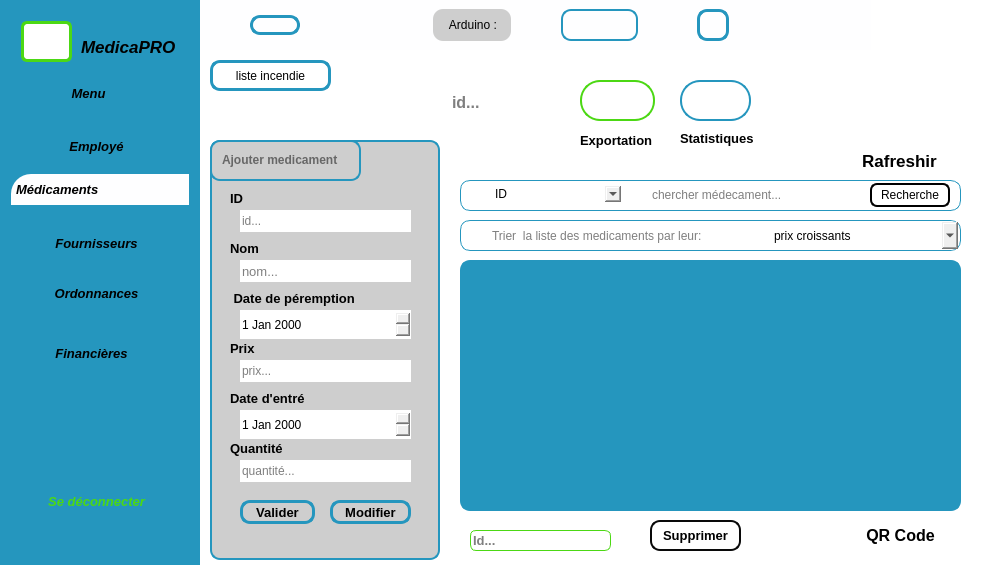
<?xml version="1.0" encoding="UTF-8"?>
<ui version="4.0">
 <class>medicament_UI</class>
 <widget class="QDialog" name="medicament_UI">
  <property name="geometry">
   <rect>
    <x>0</x>
    <y>0</y>
    <width>981</width>
    <height>565</height>
   </rect>
  </property>
  <property name="windowTitle">
   <string>Dialog</string>
  </property>
  <property name="styleSheet">
   <string notr="true">* {
    color: #000;
    border: none;
}
medicament_UI {
    background-color: #eff99fe;
}
#leftmenu {
    background-color: #2596be;
}
#pushButton_16{
    background-color: #2596be;
}
#pushButton_17{
    background-color: #2596be;
}
#pushButton_18{
    background-color: #2596be;
}
#pushButton_19{
    background-color: #2596be;
}
#pushButton_20{
    background-color: #2596be;
}
#pushButton_21{
    background-color: #2596be;
}
#pushButton_22{
    background-color: #2596be;
}
#frame_10{
    background-color: #2596be;
}
#frame_9 {
    background-color: #2596be;
}
#frame_11 {
    background-color: #2596be;
}
#label_3 {
    background-color: #2596be;
}
QLineEdit {
    background: transparent;
}
QFrame {
    border-radius: 10px;
    border: 2px solid #2596be;
}
QLabel {
    color: #2596be;
}
#employe {
    background-color: #cecece;
}
#lineEdit_2 {
    background: transparent;
}
#label_3 {
    color: #000;
    border: #000;
}
#lineEdit_3 {
    background: #ffffff;
    background: transparent;
}
#label_4 {
    color: #000;
    border: #000;
}
#label_13{
    color: #000;
    border: #000;
}
#id {
    background: #ffffff;
}
#label_5 {
    color: #000;
    border: #000;
}
#nom {
    background: #ffffff;
}
#label_6 {
    color: #000;
    border: #000;
}
#prenom {
    background: #ffffff;
}
#label_7 {
    color: #000;
    border: #000;
}
#post {
    background: #ffffff;
}
#label_8 {
    color: #000;
    border: #000;
}
#password{
    background: #ffffff;
}
#sexe{
    background: #ffffff;
}
#prix{
	background: #ffffff;
}
#quantite{
	background: #ffffff;
}
#label_9 {
    color: #000;
    border: #000;
}
#salaire {
    background: #ffffff;
}
#label_10 {
    color: #000;
    border: #000;
}
#add{
    border-radius: 10px;
    border: 3px solid #2596be;
}
#pushButton_4 {
    border-radius: 10px;
    border: 3px solid #2596be;
}
#stat_btn {
    border-radius: 10px;
    border: 3px solid #2596be;
}
#retour{
    border-radius: 10px;
    border: 3px solid #2596be;
}
#edit {
    border-radius: 10px;
    border: 3px solid #2596be;
}
#pushButton_6 {
    border-radius: 10px;
    border: 3px solid #2596be;
}
#label_11 {
    border: #000;
	background-color: transparent;
}
#pushButton_11 {
    border: #000;
	background-color: transparent;
}
#label_12 {
    border: #000;
}
#label_23 {
    border: #000;
}
#frame_4 {
    border-radius: 10px;
    border: 1px solid #2596be;
}
#lineEdit_10 {
    background: #cecece;
}
#widget_3 {
    background-color: #fefeff;
}
#mainbody {
    background-color: #ffffff;
}

#frame_8 {
    border-radius: 10px;
    border: 1px solid #2596be;
}
#tableView {
    background-color: #2596be;
}
#supp {
    border-radius: 6px;
    border: 1px solid #4cd814;
    background: #ffffff;
}
#supp_button {
    border-radius: 10px;
    border: 2px solid #090909;
    background: #fffff;
}
#pushButton_13 {
    border-radius: 20px;
    border: 2px solid #4cd814;
    background: #ffffff;
}
#pushButton_14 {
    border-radius: 20px;
    border: 2px solid #2596be;
    background: #ffffff;
}
#pushButton {
    border-radius: 7px;
    border: 2px solid #000;
    background: #ffffff;
}
#label_24 {
    color: #000;
    border: #000;
}
#label_25 {
    color: #000;
    border: #000;
}
#label_26 {
    color: #000;
    border: #000;
}
#logo {
    border-radius: 6px;
    border: 3px solid #4cd814;
    background: #ffffff;
}
#sous {
    background-color: #cecece;
}
#label_27 {
    border-radius: 1px;
    border: 1px solid #ffffff;
    color: #000;
}
#label_28 {
    border-radius: 1px;
    border: 1px solid #ffffff;
    color: #000;
}
#label_29 {
    border-radius: 1px;
    border: 1px solid #ffffff;
    color: #000;
}
#label_30 {
    border-radius: 1px;
    border: 1px solid #ffffff;
    color: #000;
}
#label_31 {
    border-radius: 1px;
    border: 1px solid #ffffff;
    color: #000;
}
#label_32 {
    border-radius: 1px;
    border: 1px solid #ffffff;
    color: #000;
}
#pushButton_18 {
    background-color: #fefeff;
    padding: 5px;
    text-align: left;
    border-top-left-radius: 20px;
}
#pushButton_22 {
    color: #4cd814;
}
#pushButton_22 {
     background-color: transparent;
}
#comboBox_critere {
    border-radius: 10px;
    border: 2px solid transparent;
}
#comboBox_2 {
    border-radius: 10px;
    border: 2px solid transparent;
}
#label {
 	color: #000;
   border: #000;
}
#lineEdit_10 {
    background: transparent;
}
#pushButton_3 {
    border-radius: 10px;
    border: 3px solid #2596be;
}
#employe{
	background-color: #cecece;
}
#frame_3{
	background-color: #cecece;
}
#label{
	background-color: #cecece;
}
#label_5{
	background-color: #cecece;
}
#label_6{
	background-color: #cecece;
}
#label_7{
	background-color: #cecece;
}
#label_8{
	background-color: #cecece;
}
#label_9{
	background-color: #cecece;
}
#label_13{
	background-color: #cecece;
}
#label_10{
	background-color: #cecece;
}
#ajouter {
    border-radius: 10px;
    border: 3px solid #2596be;
	background-color: #cecece;
}
#editer {
    border-radius: 10px;
    border: 3px solid #2596be;
	background-color: #cecece;
}
#pushButton_4 {
    border-radius: 10px;
    border: 3px solid #2596be;
}
#tableView {
    background-color: #2596be;
}
#add{
    background: #cecece;
}
#edit{
    background: #cecece;
}</string>
  </property>
  <widget class="QWidget" name="leftmenu" native="true">
   <property name="geometry">
    <rect>
     <x>0</x>
     <y>0</y>
     <width>200</width>
     <height>565</height>
    </rect>
   </property>
   <property name="minimumSize">
    <size>
     <width>100</width>
     <height>0</height>
    </size>
   </property>
   <property name="maximumSize">
    <size>
     <width>200</width>
     <height>16777215</height>
    </size>
   </property>
   <layout class="QVBoxLayout" name="verticalLayout">
    <property name="spacing">
     <number>0</number>
    </property>
    <property name="leftMargin">
     <number>0</number>
    </property>
    <property name="topMargin">
     <number>0</number>
    </property>
    <property name="rightMargin">
     <number>0</number>
    </property>
    <property name="bottomMargin">
     <number>0</number>
    </property>
    <item>
     <widget class="QFrame" name="frame_9">
      <property name="frameShape">
       <enum>QFrame::NoFrame</enum>
      </property>
      <layout class="QVBoxLayout" name="verticalLayout_2">
       <item>
        <widget class="QFrame" name="frame_11">
         <property name="frameShape">
          <enum>QFrame::NoFrame</enum>
         </property>
         <widget class="QFrame" name="frame_10">
          <property name="geometry">
           <rect>
            <x>10</x>
            <y>0</y>
            <width>160</width>
            <height>61</height>
           </rect>
          </property>
          <property name="frameShape">
           <enum>QFrame::NoFrame</enum>
          </property>
          <widget class="QLabel" name="logo">
           <property name="geometry">
            <rect>
             <x>0</x>
             <y>10</y>
             <width>51</width>
             <height>41</height>
            </rect>
           </property>
           <property name="text">
            <string/>
           </property>
           <property name="pixmap">
            <pixmap resource="../syrine/image22.qrc">:/res/image22</pixmap>
           </property>
          </widget>
          <widget class="QLabel" name="label_3">
           <property name="enabled">
            <bool>true</bool>
           </property>
           <property name="geometry">
            <rect>
             <x>60</x>
             <y>20</y>
             <width>101</width>
             <height>31</height>
            </rect>
           </property>
           <property name="font">
            <font>
             <pointsize>13</pointsize>
             <italic>true</italic>
             <bold>true</bold>
            </font>
           </property>
           <property name="text">
            <string>MedicaPRO</string>
           </property>
          </widget>
         </widget>
         <widget class="QPushButton" name="pushButton_16">
          <property name="geometry">
           <rect>
            <x>40</x>
            <y>70</y>
            <width>75</width>
            <height>24</height>
           </rect>
          </property>
          <property name="font">
           <font>
            <pointsize>10</pointsize>
            <italic>true</italic>
            <bold>true</bold>
           </font>
          </property>
          <property name="text">
           <string>Menu</string>
          </property>
          <property name="icon">
           <iconset resource="../syrine/image23.qrc">
            <normaloff>:/res/icone23</normaloff>:/res/icone23</iconset>
          </property>
         </widget>
         <widget class="QPushButton" name="pushButton_17">
          <property name="geometry">
           <rect>
            <x>30</x>
            <y>120</y>
            <width>111</width>
            <height>31</height>
           </rect>
          </property>
          <property name="font">
           <font>
            <pointsize>10</pointsize>
            <italic>true</italic>
            <bold>true</bold>
            <underline>false</underline>
           </font>
          </property>
          <property name="styleSheet">
           <string notr="true">#pushButton_17{
    background-color: #2596be;
}</string>
          </property>
          <property name="text">
           <string>Employé</string>
          </property>
          <property name="icon">
           <iconset resource="../syrine/image27.qrc">
            <normaloff>:/res/icone27</normaloff>:/res/icone27</iconset>
          </property>
         </widget>
         <widget class="QPushButton" name="pushButton_18">
          <property name="geometry">
           <rect>
            <x>0</x>
            <y>163</y>
            <width>181</width>
            <height>31</height>
           </rect>
          </property>
          <property name="font">
           <font>
            <pointsize>10</pointsize>
            <italic>true</italic>
            <bold>true</bold>
            <underline>false</underline>
           </font>
          </property>
          <property name="text">
           <string>Médicaments</string>
          </property>
          <property name="icon">
           <iconset resource="../syrine/image26.qrc">
            <normaloff>:/res/icone26</normaloff>:/res/icone26</iconset>
          </property>
         </widget>
         <widget class="QPushButton" name="pushButton_19">
          <property name="geometry">
           <rect>
            <x>20</x>
            <y>220</y>
            <width>131</width>
            <height>24</height>
           </rect>
          </property>
          <property name="font">
           <font>
            <pointsize>10</pointsize>
            <italic>true</italic>
            <bold>true</bold>
           </font>
          </property>
          <property name="text">
           <string>Fournisseurs</string>
          </property>
          <property name="icon">
           <iconset resource="../syrine/image25.qrc">
            <normaloff>:/res/icone25</normaloff>:/res/icone25</iconset>
          </property>
         </widget>
         <widget class="QPushButton" name="pushButton_20">
          <property name="geometry">
           <rect>
            <x>20</x>
            <y>270</y>
            <width>131</width>
            <height>24</height>
           </rect>
          </property>
          <property name="font">
           <font>
            <pointsize>10</pointsize>
            <italic>true</italic>
            <bold>true</bold>
           </font>
          </property>
          <property name="text">
           <string>Ordonnances</string>
          </property>
          <property name="icon">
           <iconset resource="../syrine/image23.qrc">
            <normaloff>:/res/icone23</normaloff>:/res/icone23</iconset>
          </property>
         </widget>
         <widget class="QPushButton" name="pushButton_21">
          <property name="geometry">
           <rect>
            <x>20</x>
            <y>330</y>
            <width>121</width>
            <height>24</height>
           </rect>
          </property>
          <property name="font">
           <font>
            <pointsize>10</pointsize>
            <italic>true</italic>
            <bold>true</bold>
           </font>
          </property>
          <property name="text">
           <string>Financières</string>
          </property>
          <property name="icon">
           <iconset resource="../syrine/image24.qrc">
            <normaloff>:/res/icone24</normaloff>:/res/icone24</iconset>
          </property>
         </widget>
         <widget class="QPushButton" name="pushButton_22">
          <property name="geometry">
           <rect>
            <x>10</x>
            <y>470</y>
            <width>151</width>
            <height>41</height>
           </rect>
          </property>
          <property name="font">
           <font>
            <pointsize>10</pointsize>
            <italic>true</italic>
            <bold>true</bold>
           </font>
          </property>
          <property name="text">
           <string>Se déconnecter</string>
          </property>
          <property name="icon">
           <iconset resource="../syrine/image30.qrc">
            <normaloff>:/res/icone30</normaloff>:/res/icone30</iconset>
          </property>
         </widget>
        </widget>
       </item>
      </layout>
     </widget>
    </item>
   </layout>
  </widget>
  <widget class="QWidget" name="mainbody" native="true">
   <property name="geometry">
    <rect>
     <x>200</x>
     <y>0</y>
     <width>781</width>
     <height>565</height>
    </rect>
   </property>
   <property name="font">
    <font>
     <bold>false</bold>
    </font>
   </property>
   <widget class="QWidget" name="widget_3" native="true">
    <property name="geometry">
     <rect>
      <x>0</x>
      <y>0</y>
      <width>671</width>
      <height>50</height>
     </rect>
    </property>
    <property name="minimumSize">
     <size>
      <width>400</width>
      <height>0</height>
     </size>
    </property>
    <property name="maximumSize">
     <size>
      <width>800</width>
      <height>135</height>
     </size>
    </property>
    <layout class="QHBoxLayout" name="horizontalLayout_7">
     <property name="spacing">
      <number>0</number>
     </property>
     <property name="leftMargin">
      <number>0</number>
     </property>
     <property name="topMargin">
      <number>0</number>
     </property>
     <property name="rightMargin">
      <number>0</number>
     </property>
     <property name="bottomMargin">
      <number>0</number>
     </property>
     <item>
      <widget class="QWidget" name="widget_7" native="true">
       <layout class="QHBoxLayout" name="horizontalLayout_8">
        <property name="spacing">
         <number>25</number>
        </property>
        <property name="leftMargin">
         <number>50</number>
        </property>
        <property name="topMargin">
         <number>10</number>
        </property>
        <property name="rightMargin">
         <number>50</number>
        </property>
        <property name="bottomMargin">
         <number>10</number>
        </property>
        <item>
         <widget class="QPushButton" name="pushButton_3">
          <property name="text">
           <string/>
          </property>
          <property name="icon">
           <iconset resource="../syrine/image.qrc">
            <normaloff>:/res/icone1.jog.png</normaloff>:/res/icone1.jog.png</iconset>
          </property>
          <property name="iconSize">
           <size>
            <width>50</width>
            <height>50</height>
           </size>
          </property>
         </widget>
        </item>
        <item>
         <widget class="QLabel" name="label_12">
          <property name="minimumSize">
           <size>
            <width>10</width>
            <height>0</height>
           </size>
          </property>
          <property name="text">
           <string/>
          </property>
          <property name="pixmap">
           <pixmap resource="../syrine/image2.qrc">:/res/icone7</pixmap>
          </property>
          <property name="scaledContents">
           <bool>false</bool>
          </property>
          <property name="wordWrap">
           <bool>false</bool>
          </property>
         </widget>
        </item>
       </layout>
      </widget>
     </item>
     <item>
      <widget class="QWidget" name="widget_8" native="true">
       <property name="maximumSize">
        <size>
         <width>553</width>
         <height>16777215</height>
        </size>
       </property>
       <layout class="QHBoxLayout" name="horizontalLayout_9">
        <property name="spacing">
         <number>50</number>
        </property>
        <property name="leftMargin">
         <number>9</number>
        </property>
        <property name="topMargin">
         <number>9</number>
        </property>
        <item>
         <widget class="QLabel" name="label">
          <property name="text">
           <string>     Arduino :</string>
          </property>
         </widget>
        </item>
        <item>
         <widget class="QLabel" name="statusLabel">
          <property name="minimumSize">
           <size>
            <width>20</width>
            <height>0</height>
           </size>
          </property>
          <property name="maximumSize">
           <size>
            <width>100</width>
            <height>16777215</height>
           </size>
          </property>
          <property name="text">
           <string/>
          </property>
         </widget>
        </item>
       </layout>
      </widget>
     </item>
     <item>
      <widget class="QWidget" name="widget_9" native="true">
       <property name="minimumSize">
        <size>
         <width>200</width>
         <height>0</height>
        </size>
       </property>
       <layout class="QHBoxLayout" name="horizontalLayout_11">
        <property name="spacing">
         <number>0</number>
        </property>
        <property name="leftMargin">
         <number>50</number>
        </property>
        <property name="topMargin">
         <number>0</number>
        </property>
        <property name="rightMargin">
         <number>0</number>
        </property>
        <property name="bottomMargin">
         <number>0</number>
        </property>
        <item>
         <widget class="QPushButton" name="pushButton_4">
          <property name="minimumSize">
           <size>
            <width>32</width>
            <height>32</height>
           </size>
          </property>
          <property name="maximumSize">
           <size>
            <width>32</width>
            <height>32</height>
           </size>
          </property>
          <property name="text">
           <string/>
          </property>
          <property name="icon">
           <iconset resource="../syrine/image.qrc">
            <normaloff>:/res/icone3.jpg.png</normaloff>:/res/icone3.jpg.png</iconset>
          </property>
          <property name="iconSize">
           <size>
            <width>32</width>
            <height>32</height>
           </size>
          </property>
         </widget>
        </item>
        <item>
         <widget class="QPushButton" name="pushButton_15">
          <property name="text">
           <string/>
          </property>
          <property name="icon">
           <iconset resource="../syrine/image20.qrc">
            <normaloff>:/res/icone20</normaloff>:/res/icone20</iconset>
          </property>
         </widget>
        </item>
       </layout>
      </widget>
     </item>
    </layout>
   </widget>
   <widget class="QFrame" name="employe">
    <property name="geometry">
     <rect>
      <x>10</x>
      <y>140</y>
      <width>230</width>
      <height>420</height>
     </rect>
    </property>
    <property name="minimumSize">
     <size>
      <width>230</width>
      <height>420</height>
     </size>
    </property>
    <property name="maximumSize">
     <size>
      <width>150</width>
      <height>600</height>
     </size>
    </property>
    <property name="frameShape">
     <enum>QFrame::NoFrame</enum>
    </property>
    <widget class="QFrame" name="frame_3">
     <property name="geometry">
      <rect>
       <x>0</x>
       <y>0</y>
       <width>151</width>
       <height>41</height>
      </rect>
     </property>
     <property name="maximumSize">
      <size>
       <width>200</width>
       <height>16777215</height>
      </size>
     </property>
     <property name="frameShape">
      <enum>QFrame::NoFrame</enum>
     </property>
     <widget class="QLineEdit" name="lineEdit_3">
      <property name="geometry">
       <rect>
        <x>10</x>
        <y>4</y>
        <width>131</width>
        <height>31</height>
       </rect>
      </property>
      <property name="font">
       <font>
        <pointsize>9</pointsize>
        <italic>false</italic>
        <bold>true</bold>
        <strikeout>false</strikeout>
       </font>
      </property>
      <property name="placeholderText">
       <string>Ajouter medicament</string>
      </property>
     </widget>
    </widget>
    <widget class="QLabel" name="label_5">
     <property name="geometry">
      <rect>
       <x>20</x>
       <y>50</y>
       <width>49</width>
       <height>16</height>
      </rect>
     </property>
     <property name="font">
      <font>
       <pointsize>10</pointsize>
       <bold>true</bold>
      </font>
     </property>
     <property name="text">
      <string>ID</string>
     </property>
    </widget>
    <widget class="QLineEdit" name="id">
     <property name="geometry">
      <rect>
       <x>30</x>
       <y>70</y>
       <width>171</width>
       <height>22</height>
      </rect>
     </property>
     <property name="placeholderText">
      <string>id...</string>
     </property>
    </widget>
    <widget class="QLabel" name="label_6">
     <property name="geometry">
      <rect>
       <x>20</x>
       <y>100</y>
       <width>49</width>
       <height>16</height>
      </rect>
     </property>
     <property name="font">
      <font>
       <pointsize>10</pointsize>
       <bold>true</bold>
      </font>
     </property>
     <property name="text">
      <string>Nom</string>
     </property>
    </widget>
    <widget class="QLineEdit" name="nom">
     <property name="geometry">
      <rect>
       <x>30</x>
       <y>120</y>
       <width>171</width>
       <height>22</height>
      </rect>
     </property>
     <property name="font">
      <font>
       <pointsize>10</pointsize>
       <bold>false</bold>
      </font>
     </property>
     <property name="placeholderText">
      <string>nom...</string>
     </property>
    </widget>
    <widget class="QLabel" name="label_7">
     <property name="geometry">
      <rect>
       <x>20</x>
       <y>150</y>
       <width>181</width>
       <height>16</height>
      </rect>
     </property>
     <property name="font">
      <font>
       <pointsize>10</pointsize>
       <bold>true</bold>
      </font>
     </property>
     <property name="text">
      <string> Date de péremption</string>
     </property>
    </widget>
    <widget class="QLabel" name="label_8">
     <property name="geometry">
      <rect>
       <x>20</x>
       <y>200</y>
       <width>49</width>
       <height>16</height>
      </rect>
     </property>
     <property name="font">
      <font>
       <pointsize>10</pointsize>
       <bold>true</bold>
      </font>
     </property>
     <property name="text">
      <string>Prix</string>
     </property>
    </widget>
    <widget class="QLineEdit" name="prix">
     <property name="geometry">
      <rect>
       <x>30</x>
       <y>220</y>
       <width>171</width>
       <height>22</height>
      </rect>
     </property>
     <property name="placeholderText">
      <string>prix...</string>
     </property>
    </widget>
    <widget class="QLabel" name="label_9">
     <property name="geometry">
      <rect>
       <x>20</x>
       <y>250</y>
       <width>111</width>
       <height>16</height>
      </rect>
     </property>
     <property name="font">
      <font>
       <pointsize>10</pointsize>
       <bold>true</bold>
      </font>
     </property>
     <property name="text">
      <string>Date d'entré</string>
     </property>
    </widget>
    <widget class="QLabel" name="label_10">
     <property name="geometry">
      <rect>
       <x>20</x>
       <y>300</y>
       <width>91</width>
       <height>16</height>
      </rect>
     </property>
     <property name="font">
      <font>
       <pointsize>10</pointsize>
       <bold>true</bold>
      </font>
     </property>
     <property name="text">
      <string>Quantité</string>
     </property>
    </widget>
    <widget class="QLineEdit" name="quantite">
     <property name="geometry">
      <rect>
       <x>30</x>
       <y>320</y>
       <width>171</width>
       <height>22</height>
      </rect>
     </property>
     <property name="text">
      <string/>
     </property>
     <property name="placeholderText">
      <string>quantité...</string>
     </property>
    </widget>
    <widget class="QPushButton" name="add">
     <property name="geometry">
      <rect>
       <x>30</x>
       <y>360</y>
       <width>75</width>
       <height>24</height>
      </rect>
     </property>
     <property name="font">
      <font>
       <pointsize>10</pointsize>
       <bold>true</bold>
      </font>
     </property>
     <property name="text">
      <string>Valider</string>
     </property>
    </widget>
    <widget class="QPushButton" name="edit">
     <property name="geometry">
      <rect>
       <x>120</x>
       <y>360</y>
       <width>81</width>
       <height>24</height>
      </rect>
     </property>
     <property name="font">
      <font>
       <pointsize>10</pointsize>
       <bold>true</bold>
      </font>
     </property>
     <property name="text">
      <string>Modifier</string>
     </property>
    </widget>
    <widget class="QDateEdit" name="date_e">
     <property name="geometry">
      <rect>
       <x>30</x>
       <y>270</y>
       <width>171</width>
       <height>29</height>
      </rect>
     </property>
    </widget>
    <widget class="QDateEdit" name="date_p">
     <property name="geometry">
      <rect>
       <x>30</x>
       <y>170</y>
       <width>171</width>
       <height>29</height>
      </rect>
     </property>
    </widget>
   </widget>
   <widget class="QFrame" name="frame_4">
    <property name="geometry">
     <rect>
      <x>260</x>
      <y>180</y>
      <width>501</width>
      <height>31</height>
     </rect>
    </property>
    <property name="frameShape">
     <enum>QFrame::NoFrame</enum>
    </property>
    <widget class="QLabel" name="label_11">
     <property name="geometry">
      <rect>
       <x>10</x>
       <y>0</y>
       <width>25</width>
       <height>25</height>
      </rect>
     </property>
     <property name="minimumSize">
      <size>
       <width>25</width>
       <height>25</height>
      </size>
     </property>
     <property name="maximumSize">
      <size>
       <width>25</width>
       <height>25</height>
      </size>
     </property>
     <property name="text">
      <string/>
     </property>
     <property name="pixmap">
      <pixmap resource="../syrine/image3.qrc">:/res/icone8</pixmap>
     </property>
     <property name="scaledContents">
      <bool>true</bool>
     </property>
    </widget>
    <widget class="QComboBox" name="comboBox">
     <property name="geometry">
      <rect>
       <x>30</x>
       <y>6</y>
       <width>131</width>
       <height>16</height>
      </rect>
     </property>
     <property name="font">
      <font>
       <bold>false</bold>
      </font>
     </property>
     <item>
      <property name="text">
       <string>ID</string>
      </property>
     </item>
     <item>
      <property name="text">
       <string>Nom</string>
      </property>
     </item>
     <item>
      <property name="text">
       <string>Quantite</string>
      </property>
     </item>
    </widget>
    <widget class="QLineEdit" name="lineEdit_10">
     <property name="geometry">
      <rect>
       <x>190</x>
       <y>0</y>
       <width>211</width>
       <height>30</height>
      </rect>
     </property>
     <property name="font">
      <font>
       <pointsize>9</pointsize>
       <bold>false</bold>
      </font>
     </property>
     <property name="text">
      <string/>
     </property>
     <property name="placeholderText">
      <string>chercher médecament...</string>
     </property>
    </widget>
    <widget class="QPushButton" name="pushButton">
     <property name="geometry">
      <rect>
       <x>410</x>
       <y>3</y>
       <width>80</width>
       <height>24</height>
      </rect>
     </property>
     <property name="text">
      <string>Recherche</string>
     </property>
    </widget>
   </widget>
   <widget class="QFrame" name="frame_8">
    <property name="geometry">
     <rect>
      <x>260</x>
      <y>220</y>
      <width>501</width>
      <height>31</height>
     </rect>
    </property>
    <property name="frameShape">
     <enum>QFrame::NoFrame</enum>
    </property>
    <widget class="QLineEdit" name="lineEdit_20">
     <property name="geometry">
      <rect>
       <x>30</x>
       <y>0</y>
       <width>261</width>
       <height>31</height>
      </rect>
     </property>
     <property name="font">
      <font>
       <pointsize>9</pointsize>
      </font>
     </property>
     <property name="placeholderText">
      <string>Trier  la liste des medicaments par leur:</string>
     </property>
    </widget>
    <widget class="QPushButton" name="pushButton_11">
     <property name="geometry">
      <rect>
       <x>0</x>
       <y>0</y>
       <width>32</width>
       <height>32</height>
      </rect>
     </property>
     <property name="minimumSize">
      <size>
       <width>32</width>
       <height>32</height>
      </size>
     </property>
     <property name="maximumSize">
      <size>
       <width>32</width>
       <height>32</height>
      </size>
     </property>
     <property name="text">
      <string/>
     </property>
     <property name="icon">
      <iconset resource="../syrine/image4.qrc">
       <normaloff>:/res/icone9</normaloff>:/res/icone9</iconset>
     </property>
    </widget>
    <widget class="QComboBox" name="comboBox_2">
     <property name="geometry">
      <rect>
       <x>309</x>
       <y>0</y>
       <width>191</width>
       <height>31</height>
      </rect>
     </property>
     <item>
      <property name="text">
       <string>prix croissants</string>
      </property>
     </item>
     <item>
      <property name="text">
       <string>prix decroissants</string>
      </property>
     </item>
     <item>
      <property name="text">
       <string>nom decroissants</string>
      </property>
     </item>
     <item>
      <property name="text">
       <string>nom croissants</string>
      </property>
     </item>
     <item>
      <property name="text">
       <string>quantite croissants</string>
      </property>
     </item>
     <item>
      <property name="text">
       <string>quantite decroissants</string>
      </property>
     </item>
    </widget>
   </widget>
   <widget class="QLineEdit" name="supp">
    <property name="geometry">
     <rect>
      <x>270</x>
      <y>530</y>
      <width>141</width>
      <height>21</height>
     </rect>
    </property>
    <property name="font">
     <font>
      <pointsize>10</pointsize>
      <bold>true</bold>
     </font>
    </property>
    <property name="placeholderText">
     <string>Id...</string>
    </property>
   </widget>
   <widget class="QPushButton" name="supp_button">
    <property name="geometry">
     <rect>
      <x>450</x>
      <y>520</y>
      <width>91</width>
      <height>31</height>
     </rect>
    </property>
    <property name="font">
     <font>
      <pointsize>10</pointsize>
      <bold>true</bold>
     </font>
    </property>
    <property name="text">
     <string>Supprimer</string>
    </property>
   </widget>
   <widget class="QPushButton" name="pushButton_13">
    <property name="geometry">
     <rect>
      <x>380</x>
      <y>80</y>
      <width>75</width>
      <height>41</height>
     </rect>
    </property>
    <property name="text">
     <string/>
    </property>
    <property name="icon">
     <iconset resource="../syrine/image6.qrc">
      <normaloff>:/res/icone10</normaloff>:/res/icone10</iconset>
    </property>
    <property name="iconSize">
     <size>
      <width>32</width>
      <height>32</height>
     </size>
    </property>
   </widget>
   <widget class="QPushButton" name="pushButton_14">
    <property name="geometry">
     <rect>
      <x>480</x>
      <y>80</y>
      <width>71</width>
      <height>41</height>
     </rect>
    </property>
    <property name="text">
     <string/>
    </property>
    <property name="icon">
     <iconset resource="../syrine/image7.qrc">
      <normaloff>:/res/icone11</normaloff>:/res/icone11</iconset>
    </property>
    <property name="iconSize">
     <size>
      <width>32</width>
      <height>32</height>
     </size>
    </property>
   </widget>
   <widget class="QLabel" name="label_23">
    <property name="geometry">
     <rect>
      <x>680</x>
      <y>50</y>
      <width>51</width>
      <height>91</height>
     </rect>
    </property>
    <property name="text">
     <string/>
    </property>
    <property name="pixmap">
     <pixmap resource="../syrine/image16.qrc">:/res/icone16</pixmap>
    </property>
   </widget>
   <widget class="QLabel" name="label_24">
    <property name="geometry">
     <rect>
      <x>620</x>
      <y>60</y>
      <width>49</width>
      <height>71</height>
     </rect>
    </property>
    <property name="text">
     <string/>
    </property>
    <property name="pixmap">
     <pixmap resource="../syrine/image18.qrc">:/res/icone18</pixmap>
    </property>
   </widget>
   <widget class="QLabel" name="label_25">
    <property name="geometry">
     <rect>
      <x>380</x>
      <y>130</y>
      <width>101</width>
      <height>20</height>
     </rect>
    </property>
    <property name="font">
     <font>
      <pointsize>10</pointsize>
      <bold>true</bold>
     </font>
    </property>
    <property name="text">
     <string>Exportation</string>
    </property>
   </widget>
   <widget class="QLabel" name="label_26">
    <property name="geometry">
     <rect>
      <x>480</x>
      <y>130</y>
      <width>101</width>
      <height>16</height>
     </rect>
    </property>
    <property name="font">
     <font>
      <pointsize>10</pointsize>
      <bold>true</bold>
     </font>
    </property>
    <property name="text">
     <string>Statistiques</string>
    </property>
   </widget>
   <widget class="QTableView" name="tableView">
    <property name="geometry">
     <rect>
      <x>260</x>
      <y>260</y>
      <width>501</width>
      <height>251</height>
     </rect>
    </property>
    <property name="toolTip">
     <string>&lt;html&gt;&lt;head/&gt;&lt;body&gt;&lt;p&gt;&lt;br/&gt;&lt;/p&gt;&lt;/body&gt;&lt;/html&gt;</string>
    </property>
    <property name="styleSheet">
     <string notr="true"/>
    </property>
   </widget>
   <widget class="QPushButton" name="pushButton_2">
    <property name="geometry">
     <rect>
      <x>639</x>
      <y>149</y>
      <width>121</width>
      <height>24</height>
     </rect>
    </property>
    <property name="font">
     <font>
      <pointsize>13</pointsize>
      <bold>true</bold>
     </font>
    </property>
    <property name="text">
     <string>Rafreshir</string>
    </property>
   </widget>
   <widget class="QLineEdit" name="lineEdit">
    <property name="geometry">
     <rect>
      <x>250</x>
      <y>90</y>
      <width>113</width>
      <height>24</height>
     </rect>
    </property>
    <property name="font">
     <font>
      <pointsize>12</pointsize>
      <bold>true</bold>
     </font>
    </property>
    <property name="placeholderText">
     <string>id...</string>
    </property>
   </widget>
   <widget class="QPushButton" name="pushButton_5">
    <property name="geometry">
     <rect>
      <x>650</x>
      <y>520</y>
      <width>101</width>
      <height>31</height>
     </rect>
    </property>
    <property name="font">
     <font>
      <pointsize>12</pointsize>
      <bold>true</bold>
     </font>
    </property>
    <property name="text">
     <string>QR Code</string>
    </property>
   </widget>
   <widget class="QPushButton" name="pushButton_noNotif">
    <property name="geometry">
     <rect>
      <x>710</x>
      <y>5</y>
      <width>61</width>
      <height>51</height>
     </rect>
    </property>
    <property name="styleSheet">
     <string notr="true">image: url(:/new/notif/images1ring.png);
background-color: qlineargradient(spread:pad, x1:0, y1:0, x2:1, y2:1, stop:0 rgba(0, 0, 0, 0), stop:1 rgba(255, 255, 255, 255));
selection-background-color: qlineargradient(spread:pad, x1:0, y1:0, x2:1, y2:1, stop:0 rgba(0, 0, 0, 0), stop:1 rgba(255, 255, 255, 255));
border-color: rgb(255, 255, 255);</string>
    </property>
    <property name="text">
     <string/>
    </property>
    <property name="icon">
     <iconset resource="../syrine/new.qrc">
      <normaloff>:/img32/images1ring.png</normaloff>:/img32/images1ring.png</iconset>
    </property>
   </widget>
   <widget class="QPushButton" name="pushButton_Notif">
    <property name="geometry">
     <rect>
      <x>710</x>
      <y>5</y>
      <width>61</width>
      <height>51</height>
     </rect>
    </property>
    <property name="styleSheet">
     <string notr="true">image: url(:/new/ring/images2ring.png);
background-color: qlineargradient(spread:pad, x1:0, y1:0, x2:1, y2:1, stop:0 rgba(0, 0, 0, 0), stop:1 rgba(255, 255, 255, 255));
selection-background-color: qlineargradient(spread:pad, x1:0, y1:0, x2:1, y2:1, stop:0 rgba(0, 0, 0, 0), stop:1 rgba(255, 255, 255, 255));
border-color: rgb(255, 255, 255);</string>
    </property>
    <property name="text">
     <string/>
    </property>
    <property name="icon">
     <iconset resource="../syrine/img34.qrc">
      <normaloff>:/imggg33/images2ring.png</normaloff>:/imggg33/images2ring.png</iconset>
    </property>
    <property name="iconSize">
     <size>
      <width>50</width>
      <height>50</height>
     </size>
    </property>
   </widget>
   <widget class="QPushButton" name="pushButton_6">
    <property name="geometry">
     <rect>
      <x>10</x>
      <y>60</y>
      <width>121</width>
      <height>31</height>
     </rect>
    </property>
    <property name="text">
     <string>liste incendie</string>
    </property>
   </widget>
  </widget>
 </widget>
 <resources>
  <include location="../syrine/image2.qrc"/>
  <include location="../syrine/img34.qrc"/>
  <include location="../syrine/image20.qrc"/>
  <include location="../syrine/image6.qrc"/>
  <include location="../syrine/image22.qrc"/>
  <include location="../syrine/image16.qrc"/>
  <include location="../syrine/image30.qrc"/>
  <include location="../syrine/image7.qrc"/>
  <include location="../syrine/image23.qrc"/>
  <include location="../syrine/image24.qrc"/>
  <include location="../syrine/new.qrc"/>
  <include location="../syrine/image3.qrc"/>
  <include location="../syrine/image.qrc"/>
  <include location="../syrine/image4.qrc"/>
  <include location="../syrine/image18.qrc"/>
  <include location="../syrine/image25.qrc"/>
  <include location="../syrine/image27.qrc"/>
  <include location="../syrine/image26.qrc"/>
 </resources>
 <connections/>
</ui>
